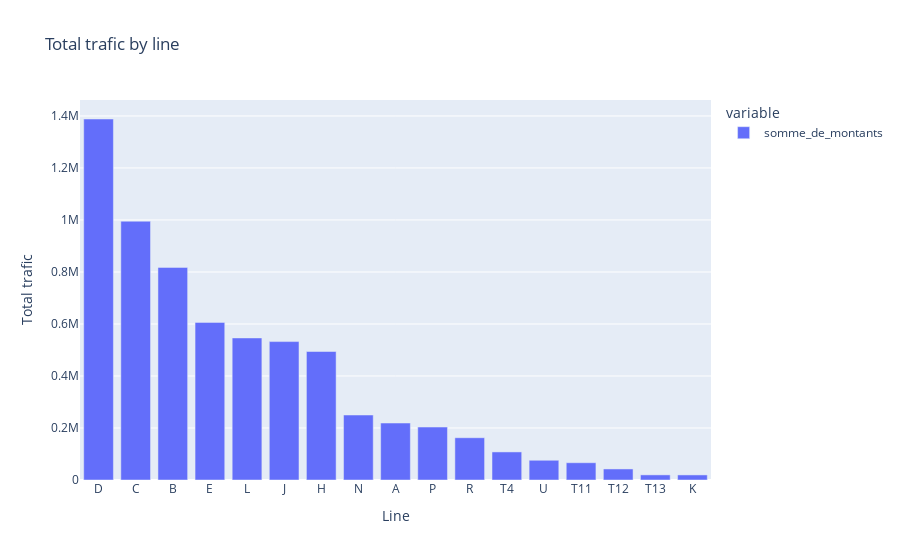

Source (notebook cell):
### Code cell
# Traffic by line
if 'ligne' in df.columns:
    trafic_lignes = df.groupby('ligne')['somme_de_montants'].sum().sort_values(ascending=False)
    fig = px.bar(trafic_lignes, title="Total traffic by line")
    fig.update_layout(xaxis_title='Line', yaxis_title='Total traffic')
    fig.show()

### Figure 1 — Plotly figure (JSON) as saved in the notebook; plotly's stock layout.template omitted (floating-point values rounded to 4 significant figures)
{"data": [{"hovertemplate": "variable=somme_de_montants<br>ligne=%{x}<br>value=%{y}<extra></extra>", "legendgroup": "somme_de_montants", "marker": {"color": "#636efa", "pattern": {"shape": ""}}, "name": "somme_de_montants", "orientation": "v", "showlegend": true, "textposition": "auto", "type": "bar", "x": ["D", "C", "B", "E", "L", "J", "H", "N", "A", "P", "R", "T4", "U", "T11", "T12", "T13", "K"], "xaxis": "x", "y": [1388266, 995146, 817598, 606111, 546296, 532292, 494106, 249962, 219078, 203572, 162545, 107932, 75903, 66430, 42451, 19633, 19500], "yaxis": "y"}], "layout": {"barmode": "relative", "legend": {"title": {"text": "variable"}, "tracegroupgap": 0}, "title": {"text": "Total trafic by line"}, "xaxis": {"anchor": "y", "domain": [0, 1], "title": {"text": "Line"}}, "yaxis": {"anchor": "x", "domain": [0, 1], "title": {"text": "Total trafic"}}}}
